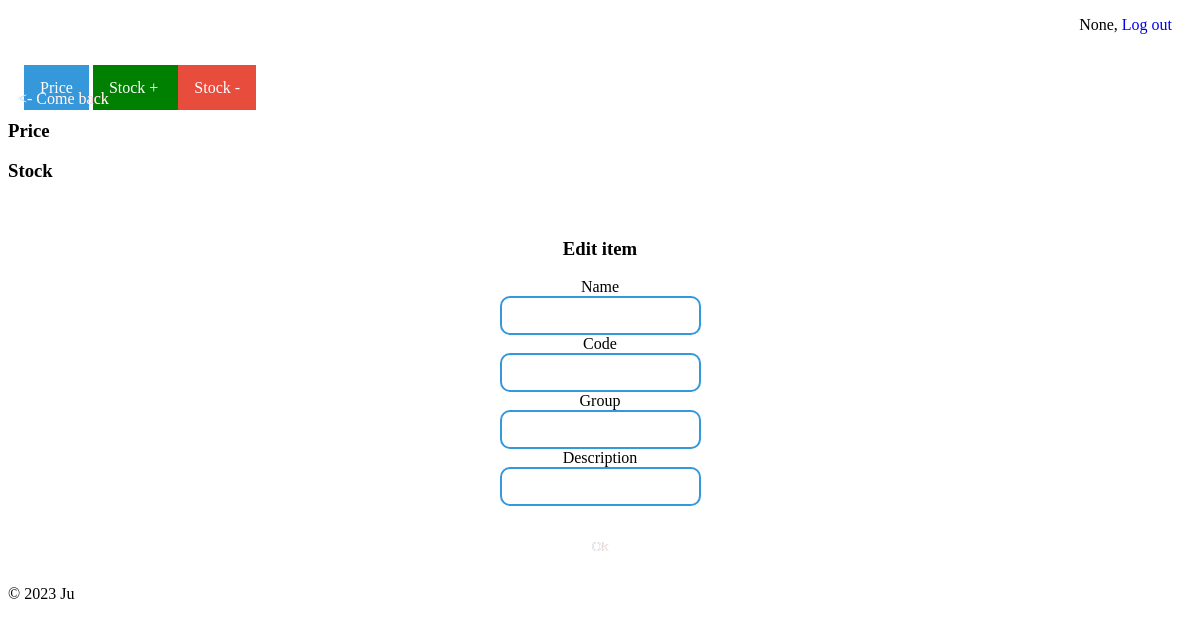
The app's page /items/1/, older data.
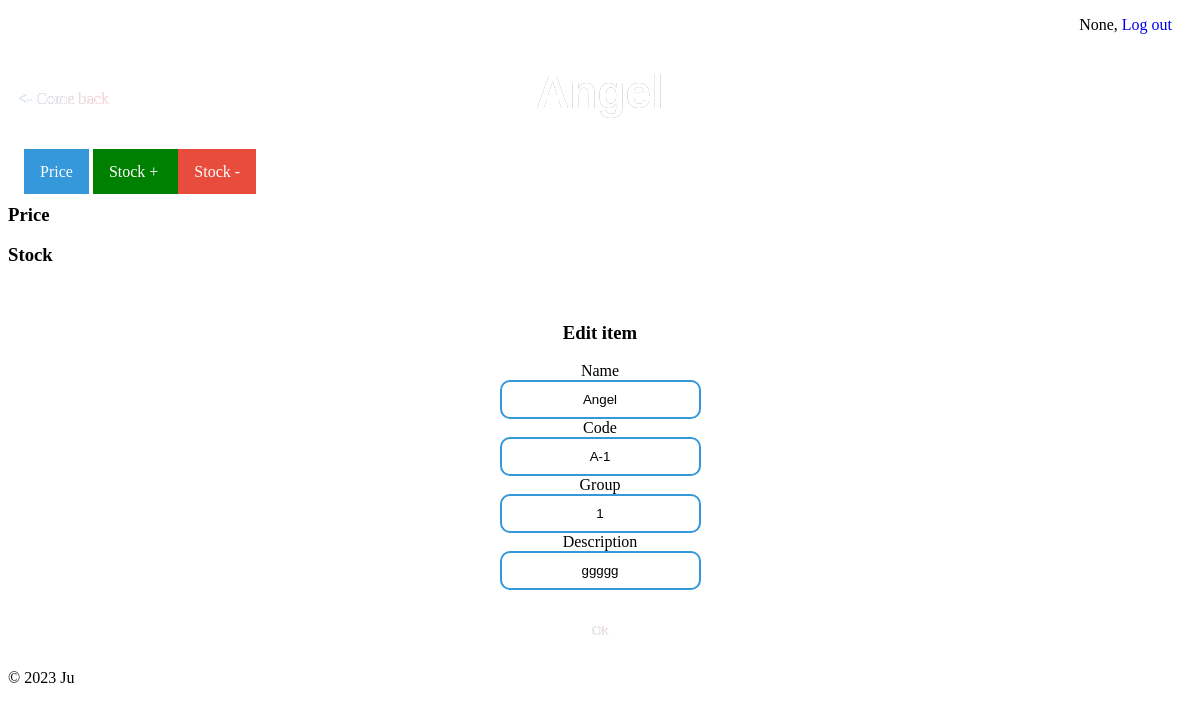
The same page, newer data.
### models.py (models this page shows, shortened)
class Item(Base):
    __tablename__ = 'item'
    id = Column(Integer, primary_key=True, autoincrement=True)
    name = Column(String(150), nullable=False)
    item_code = Column(String(50), nullable=True)
    item_group = Column(Integer, ForeignKey('item_group.id'), nullable=True)
    description = Column(String(500), nullable=True)
    user_id = Column(Integer, ForeignKey('user.id'), nullable=False)

### main.py (the view)
@app.route('/items/<item_id>/', methods=['GET', 'POST'])
def item_edit(item_id):
    user_name = session.get('name', None)
    item = database.db_session.query(Item).filter_by(id=item_id).first()
    item_price = database.db_session.query(SellingPrice).filter_by(item_id=item_id).\
        order_by(desc(SellingPrice.date)).first()
    item_stock = database.db_session.query(Stock).filter_by(item_id=item_id).first()
    if request.method == "POST":
        item.name = request.form.get('name')
        item.item_code = request.form.get('code')
        item.item_group = request.form.get('group')
        item.description = request.form.get('description')
        database.db_session.commit()
    return render_template('item_edit.html', item=item, user=user_name, item_id=item_id,
                           price=item_price, stock=item_stock)

### templates/item_edit.html (shortened to what this page needs)
<!DOCTYPE html>
<html lang="en">
<head>
        <link rel="stylesheet" href="{{ url_for('static', filename='customers.css') }}">
</head>
<body>
 <div class="user-info">
     <p class="user-name"> {{ user }}, <a class="logout" href="/logout/">Log out</a></p>
 </div>
 <h1 class="header">{{ item.name }}</h1>
   <div>
         <a class='login' href="/crm/"><- Come back </a>
    </div>
 <div class="item_manager">
     <a class="item_link1" href="/items/{{ item_id }}/price/">Price</a>
     <a class="item_link2" href="/items/{{ item_id }}/stock_add/">Stock + </a>
     <a class="item_link3" href="/items/{{ item_id }}/stock_decrease/">Stock - </a>
 </div><br><br>
 <div>
     <h3>Price {{ price.price }}</h3>
     <h3>Stock {{ stock.stock }}</h3>
 </div><br>
<form action="/items/{{ item_id }}/" method="post" enctype="multipart/form-data">
    <h3 class="h3">Edit item</h3>
    <div class="form-group">
        <label for="element1">Name</label>
        <input class="input-decor" type="text" name="name" value="{{ item.name }}" id="element1">
    </div>
    <div class="form-group">
        <label for="element2">Code</label>
        <input class="input-decor" type="text" name="code" value="{{ item.item_code }}" id="element2">
    </div>
    <div class="form-group">
        <label for="element3">Group</label>
        <input class="input-decor" type="text" name="group" value="{{ item.item_group}}" id="element3">
    </div>
    <div class="form-group">
        <label for="element4">Description</label>
        <input class="input-decor" type="text" name="description" value="{{ item.description }}" id="element4"><br>
    </div>
    <input class="submit2" type="submit" value="Ok">
</form>
 <footer>
     <p>&copy; 2023 Ju</p>
 </footer>
</body>
</html>

Row changes from the older to the newer data that the page shows:
added Item: name "Angel", code "A-1", group "1", description "ggggg"
